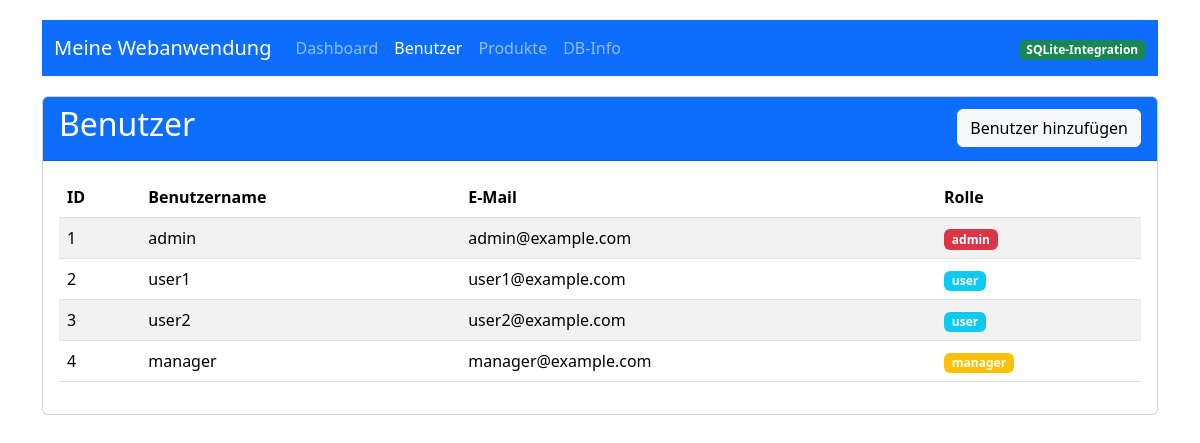
Screenshot of /users with the database file from the repository.
### app.py (models this page shows)
class User(Base):
    __tablename__ = 'users'
    id = Column(Integer, primary_key=True)
    username = Column(String(50), unique=True, nullable=False)
    email = Column(String(100), unique=True, nullable=False)
    role = Column(String(20), default='user')

### app.py (the view)
@app.route('/users')
def users():
    session = Session()
    all_users = session.query(User).all()
    session.close()
    return render_template('users.html', users=all_users)

### app.py (called while the page is built)
@app.context_processor
def utility_processor():
    def format_price(price):
        return f"{price:.2f} €"
    return dict(format_price=format_price)

### templates/users.html (shortened to what this page needs)
{% extends "layout.html" %}
{% block content %}
<div class="card">
    <div class="card-header bg-primary text-white d-flex justify-content-between align-items-center">
        <h2>Benutzer</h2>
        <a href="{{ url_for('add_user') }}" class="btn btn-light">Benutzer hinzufügen</a>
    </div>
    <div class="card-body">
        <div class="table-responsive">
            <table class="table table-striped">
                <thead>
                    <tr>
                        <th>ID</th>
                        <th>Benutzername</th>
                        <th>E-Mail</th>
                        <th>Rolle</th>
                    </tr>
                </thead>
                <tbody>
                    {% for user in users %}
                        <tr>
                            <td>{{ user.id }}</td>
                            <td>{{ user.username }}</td>
                            <td>{{ user.email }}</td>
                            <td><span class="badge {% if user.role == 'admin' %}bg-danger{% elif user.role == 'manager' %}bg-warning{% else %}bg-info{% endif %}">{{ user.role }}</span></td>
                        </tr>
                    {% endfor %}
                </tbody>
            </table>
        </div>
    </div>
</div>
{% endblock %}

### templates/layout.html (style rules this page uses)
body { padding-top: 20px; }
.card { margin-bottom: 20px; }

### rows the page displays
User: id "1", username "admin", email "admin@example.com", role "admin"
User: id "2", username "user1", email "user1@example.com", role "user"
User: id "3", username "user2", email "user2@example.com", role "user"
User: id "4", username "manager", email "manager@example.com", role "manager"
